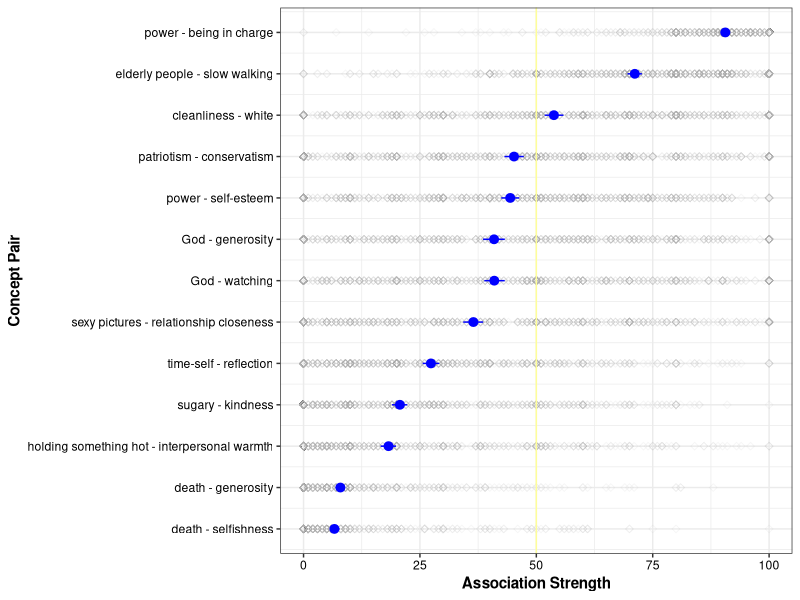
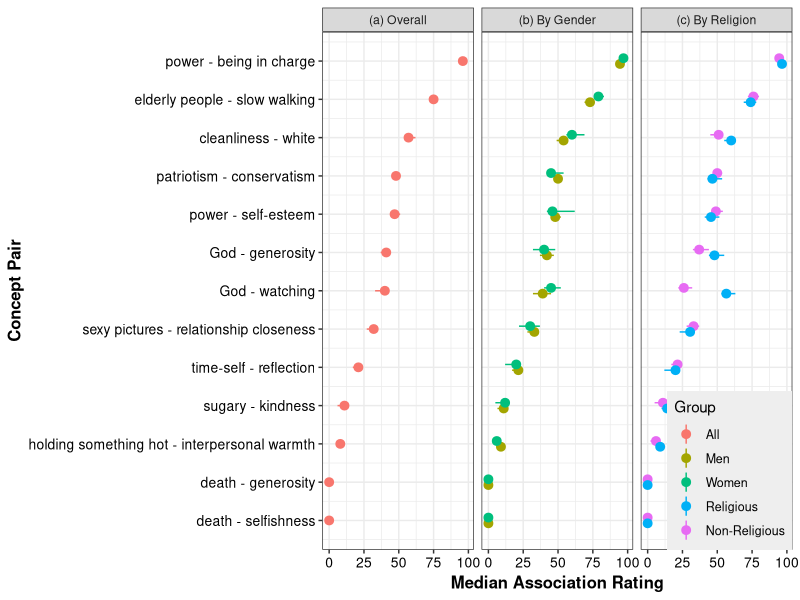

R code for these plots, in order:
################################################################################
######################### LOAD PACKAGES ########################################
################################################################################

library(psych)
library(ggplot2)
library(reshape)
library(Hmisc)

################################################################################
######################### BUILD DATA ###########################################
################################################################################

# We will pull in 2 data sets: one containing raw data with each participant's
# responses, and a second containing summarized data by demographic variables.
# In the raw data, each participant rated their association strength for 13
# different concept pairs from the social psych priming literature.
# You can create a table similar to the summarized data using the `summarizeBy`
# function in the `psych` package, but these data were created with custom
# functions using 10,000 bootstrap resamples. This process is not repeated here
# to save you (and me) lots of time.

# pull in raw data with all responses
rawData <- read.csv("rawData.csv")

# identify associations variables
assocVars <- c("warmth_5", "god_5", "god_6", "death_5", "death_6", "elderly_5",
               "power_5", "power_6", "conservati_5", "time_5", "purity_5",
               "sweet_5", "sexypics_5")

# identify demographic variables
demoVars <- c("gender", "religionbinary")

# summarize data
rawSummary <- data.frame(psych::describe(rawData[, assocVars]))

# rank data by median association
associationID <- row.names(rawSummary[order(rawSummary$median), ])
rank <- c(1:length(associationID))
ranks <- data.frame(associationID, rank)

# convert to long format, one row per rating
rawDataLong <- reshape(rawData, varying = c(assocVars),
                       v.names = "associationStrength",
                       idvar = "ResponseID",
                       id = assocData$ResponseID, direction = "long",
                       timevar = "associationID",
                       times = assocVars)

# add ranks
rawDataLong <- merge(rawDataLong, ranks, by = "associationID")

#####

# pull in summarized data
summarizedData <- read.csv("summarizedData.csv")


################################################################################
######################### PLOT DATA ############################################
################################################################################

# create a vector of concept pair labels
xlabels <- c("death - selfishness","death - generosity",
             "holding something hot - interpersonal warmth",
             "sugary - kindness","time-self - reflection",
             "sexy pictures - relationship closeness",
             "God - watching",
             "God - generosity","power - self-esteem",
             "patriotism - conservatism",
             "cleanliness - white",
             "elderly people - slow walking",
             "power - being in charge")

# This first plot is a single panel showing overal means overlaid on the raw
# data

singlePanel <- ggplot(data = rawDataLong,
                      aes(x = rank,
                          y = associationStrength)) +
  geom_point(shape = 5, alpha = .1, color = "darkgray",
             aes(group = ResponseID)) + # one point per person per association
  coord_flip() + # flip x and y
  stat_summary(fun.data = mean_cl_boot, , geom = "pointrange",
               colour = "blue") + # add mean & bootstapped 95% CI
  geom_hline(aes(yintercept = 50), color="#FFFF99") + # yellow line at 50
  scale_x_continuous("Concept Pair", breaks=c(1:13), labels = xlabels) + 
  theme_bw() +
  ylab("Association Strength") +
  theme(axis.title.x = element_text(face="bold"), 
        axis.title.y = element_text(face="bold"), 
        axis.text.x  = element_text(colour="#000000"), 
        axis.text.y  = element_text(colour="#000000"))

ggsave("singlePanel.png", singlePanel)


# this second plot just plots the medians and 95% equivalent bca CIs in three
# panels for (a) all participants, (b) broken down by gender, (c) broken down by
# religion

# how far to separate men from women, religious from non-religious
pd <- position_dodge(.3)

multiPanel <- ggplot(data = summarizedData,
                     aes(x = Rank,
                         y = Median,
                         ymin = LL,
                         ymax = UL,
                         colour=Group)) +
  geom_pointrange(position = pd) + 
  facet_grid(. ~ panel) +
  coord_flip() +
  scale_x_continuous("Concept Pair", breaks=c(1:13), labels = xlabels) + 
  theme_bw() +
  theme(axis.title.x = element_text(face="bold", size=12), 
        axis.title.y = element_text(face="bold", size=12), 
        axis.text.x  = element_text(colour="#000000", size=10), 
        axis.text.y  = element_text(colour="#000000", size=10),
        legend.justification = c(1,0), 
        legend.position = c(1,0),
        legend.key = element_blank(), 
        legend.background = element_rect(fill = "#EEEEEE"),
        legend.text = element_text(size=9)) + 
  scale_colour_discrete(labels = c("All",
                                   "Men", "Women",
                                   "Religious", "Non-Religious")) + 
  ylab("Median Association Rating")

ggsave("multiPanel.png", multiPanel, width = 9)
